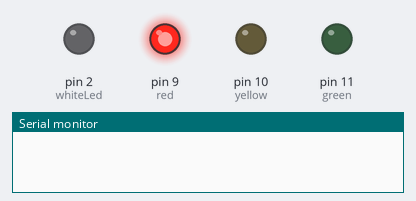
Recording of a sketch running on a simulated Arduino Uno, built with avr-gcc and run on an emulated ATmega328P. Parts: output pins drawn as LEDs (lit = HIGH), the last lines printed to the serial monitor.

Above: at 0.1 s.
At 10.1 s:
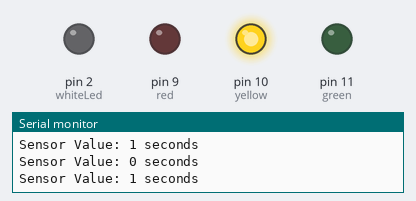
At 14.1 s:
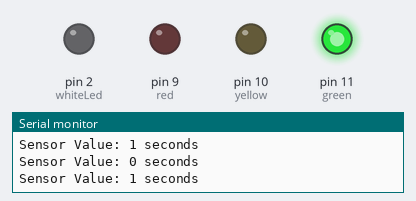
At 19.1 s:
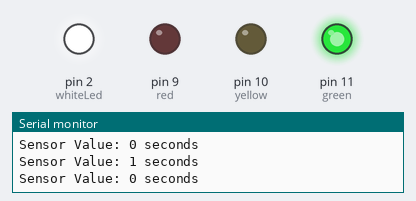
At 29.1 s:
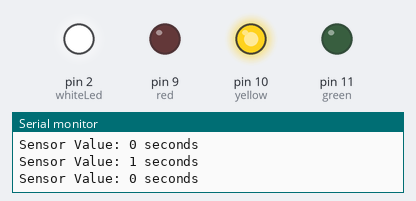
At 39.1 s:
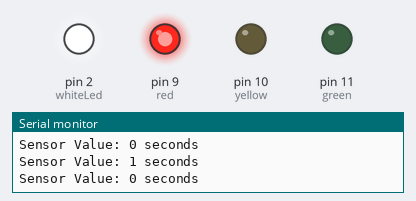
Timing chart, 0 to 40.0 s (numbered marks = the images above):
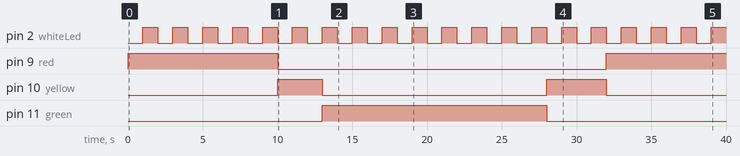

Measured:
- by itself, pin 2 (whiteLed): alternates HIGH for 1.0 s and LOW for 1.0 s
- by itself, pin 9 (red): HIGH → LOW at 10.0 s, → HIGH 22.0 s later
- by itself, pin 10 (yellow): LOW → HIGH at 10.0 s, → LOW 3.0 s later, → HIGH 15.0 s later, → LOW 4.0 s later
- by itself, pin 11 (green): LOW → HIGH at 13.0 s, → LOW 15.0 s later

The sketch:

traffic_light_simulation_v2.ino
```cpp
unsigned long previousMillisTraffic = 0;  // Store last time for traffic lights
unsigned long previousMillisWhite = 0;    // Store last time for white LED

const long intervalWhite = 1000;     // Interval for white LED blink
const long redDuration = 10000;      // Red light duration (10 sec)
const long yellowDuration = 3000;    // Yellow light duration (3 sec)
const long greenDuration = 15000;    // Green light duration (15 sec)
const long yellowAfterGreen = 4000;  // Yellow after green duration (4 sec)

int trafficState = 0;                 // To track the state of the traffic light
unsigned long trafficCycleStart = 0;  // To store the starting time of the traffic light cycle

void setup() {
  Serial.begin(9600);

  pinMode(2, OUTPUT);   // white
  pinMode(9, OUTPUT);   // red
  pinMode(10, OUTPUT);  // yellow
  pinMode(11, OUTPUT);  // green

  // Initialize traffic light to red
  digitalWrite(9, HIGH);         // Red on
  trafficCycleStart = millis();  // Record the start time
}

void loop() {
  trafficLightLoop();
  whiteLedLoop();
}

void whiteLedLoop() {
  int whiteLed = 2;
  unsigned long currentMillis = millis();

  if (currentMillis - previousMillisWhite >= intervalWhite) {
    previousMillisWhite = currentMillis;

    int state = digitalRead(whiteLed);
    digitalWrite(whiteLed, !state);

    Serial.print("Sensor Value: ");
    Serial.print(state);  // Print in seconds
    Serial.println(" seconds");
  }
}

void trafficLightLoop() {
  unsigned long currentMillis = millis();

  switch (trafficState) {
    case 0:  // Red light
      if (currentMillis - trafficCycleStart >= redDuration) {
        digitalWrite(9, LOW);    // Turn off red
        digitalWrite(10, HIGH);  // Turn on yellow
        trafficState = 1;
        trafficCycleStart = currentMillis;  // Reset the timer
      }
      break;
    case 1:  // Yellow light
      if (currentMillis - trafficCycleStart >= yellowDuration) {
        digitalWrite(10, LOW);   // Turn off yellow
        digitalWrite(11, HIGH);  // Turn on green
        trafficState = 2;
        trafficCycleStart = currentMillis;
      }
      break;
    case 2:  // Green light
      if (currentMillis - trafficCycleStart >= greenDuration) {
        digitalWrite(11, LOW);   // Turn off green
        digitalWrite(10, HIGH);  // Turn on yellow
        trafficState = 3;
        trafficCycleStart = currentMillis;
      }
      break;
    case 3:  // Yellow after green
      if (currentMillis - trafficCycleStart >= yellowAfterGreen) {
        digitalWrite(10, LOW);  // Turn off yellow
        digitalWrite(9, HIGH);  // Turn on red
        trafficState = 0;
        trafficCycleStart = currentMillis;
      }
      break;
  }
}
```
